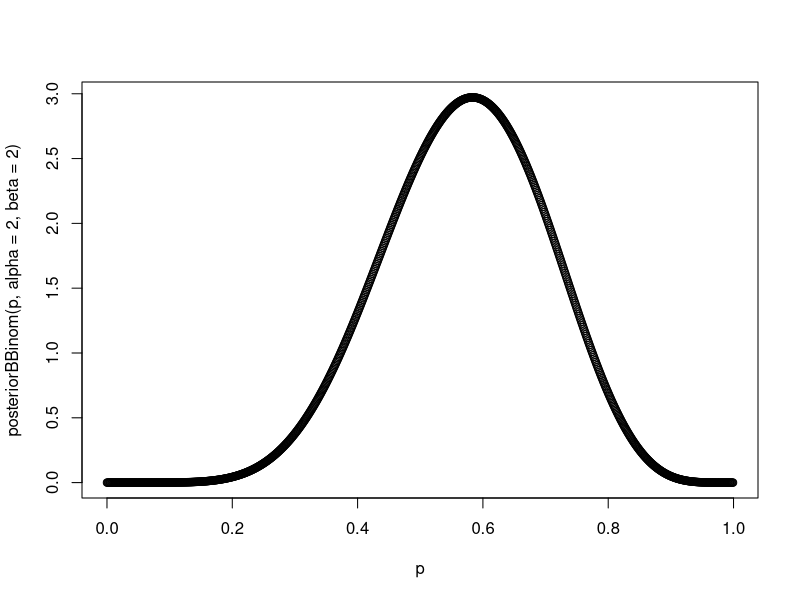

Generate this figure with R:
## ---- chunk 1
n <- 10
k <- 6
p <- seq(0.0001, 0.9999, by = 0.001)

posteriorBBinom <- function(p, alpha, beta) {
	const <- gamma(alpha + beta + n) / (gamma(alpha + k) * gamma(n - k + beta))
	kern <- p ^ (k + alpha - 1) * (1 - p) ^ (n - k + beta - 1)
	const * kern
}
## ---- chunk 2
plot(
	x = p,
	y = posteriorBBinom(p, alpha = 2, beta = 2)
)
## ---- chunk 3
bestP_22 <- which.max(posteriorBBinom(p, alpha = 2, beta = 2))
p[bestP_22]
